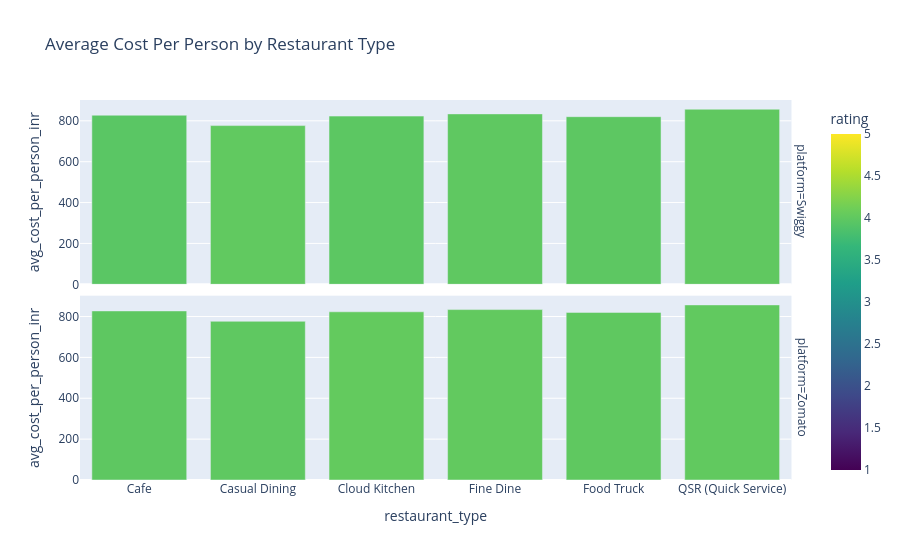

Notebook code cell kept with this figure:
### Code cell
summary = (
    df.groupby('restaurant_type')
    .agg({
        'avg_cost_per_person_inr':'mean',
        'swiggy_rating':'mean',
        'zomato_rating':'mean'
    })
    .reset_index()
)

long_df = pd.DataFrame({
    'restaurant_type': summary['restaurant_type'].tolist()*2,
    'avg_cost_per_person_inr': list(summary['avg_cost_per_person_inr']) * 2,
    'rating': list(summary['swiggy_rating']) + list(summary['zomato_rating']),
    'platform': ['Swiggy'] * len(summary) + ['Zomato'] * len(summary)
})
fig = px.bar(
    long_df,
    x='restaurant_type',
    y='avg_cost_per_person_inr',
    facet_row='platform',
    color='rating',
    color_continuous_scale='Viridis',
    range_color=[1, 5],
    title='Average Cost Per Person by Restaurant Type'
)
fig.show()

### Figure 1 — Plotly figure (JSON) as saved in the notebook; plotly's stock layout.template omitted (floating-point values rounded to 4 significant figures)
{"data": [{"hovertemplate": "platform=Swiggy<br>restaurant_type=%{x}<br>avg_cost_per_person_inr=%{y}<br>rating=%{marker.color}<extra></extra>", "legendgroup": "", "marker": {"color": [3.955, 4.006, 3.973, 3.996, 3.98, 4.002], "coloraxis": "coloraxis", "pattern": {"shape": ""}}, "name": "", "orientation": "v", "showlegend": false, "textposition": "auto", "type": "bar", "x": ["Cafe", "Casual Dining", "Cloud Kitchen", "Fine Dine", "Food Truck", "QSR (Quick Service)"], "xaxis": "x2", "y": [827.4, 776.7, 823.1, 833.9, 820.3, 856.8], "yaxis": "y2"}, {"hovertemplate": "platform=Zomato<br>restaurant_type=%{x}<br>avg_cost_per_person_inr=%{y}<br>rating=%{marker.color}<extra></extra>", "legendgroup": "", "marker": {"color": [3.984, 3.991, 4.029, 4.019, 3.997, 4.014], "coloraxis": "coloraxis", "pattern": {"shape": ""}}, "name": "", "orientation": "v", "showlegend": false, "textposition": "auto", "type": "bar", "x": ["Cafe", "Casual Dining", "Cloud Kitchen", "Fine Dine", "Food Truck", "QSR (Quick Service)"], "xaxis": "x", "y": [827.4, 776.7, 823.1, 833.9, 820.3, 856.8], "yaxis": "y"}], "layout": {"annotations": [{"font": {}, "showarrow": false, "text": "platform=Zomato", "textangle": 90, "x": 0.98, "xanchor": "left", "xref": "paper", "y": 0.2425, "yanchor": "middle", "yref": "paper"}, {"font": {}, "showarrow": false, "text": "platform=Swiggy", "textangle": 90, "x": 0.98, "xanchor": "left", "xref": "paper", "y": 0.7575, "yanchor": "middle", "yref": "paper"}], "barmode": "relative", "coloraxis": {"cmax": 5, "cmin": 1, "colorbar": {"title": {"text": "rating"}}, "colorscale": [[0, "#440154"], [0.1111, "#482878"], [0.2222, "#3e4989"], [0.3333, "#31688e"], [0.4444, "#26828e"], [0.5556, "#1f9e89"], [0.6667, "#35b779"], [0.7778, "#6ece58"], [0.8889, "#b5de2b"], [1, "#fde725"]]}, "legend": {"tracegroupgap": 0}, "title": {"text": "Average Cost Per Person by Restaurant Type"}, "xaxis": {"anchor": "y", "domain": [0, 0.98], "title": {"text": "restaurant_type"}}, "xaxis2": {"anchor": "y2", "domain": [0, 0.98], "matches": "x", "showticklabels": false}, "yaxis": {"anchor": "x", "domain": [0, 0.485], "title": {"text": "avg_cost_per_person_inr"}}, "yaxis2": {"anchor": "x2", "domain": [0.515, 1], "matches": "y", "title": {"text": "avg_cost_per_person_inr"}}}}
